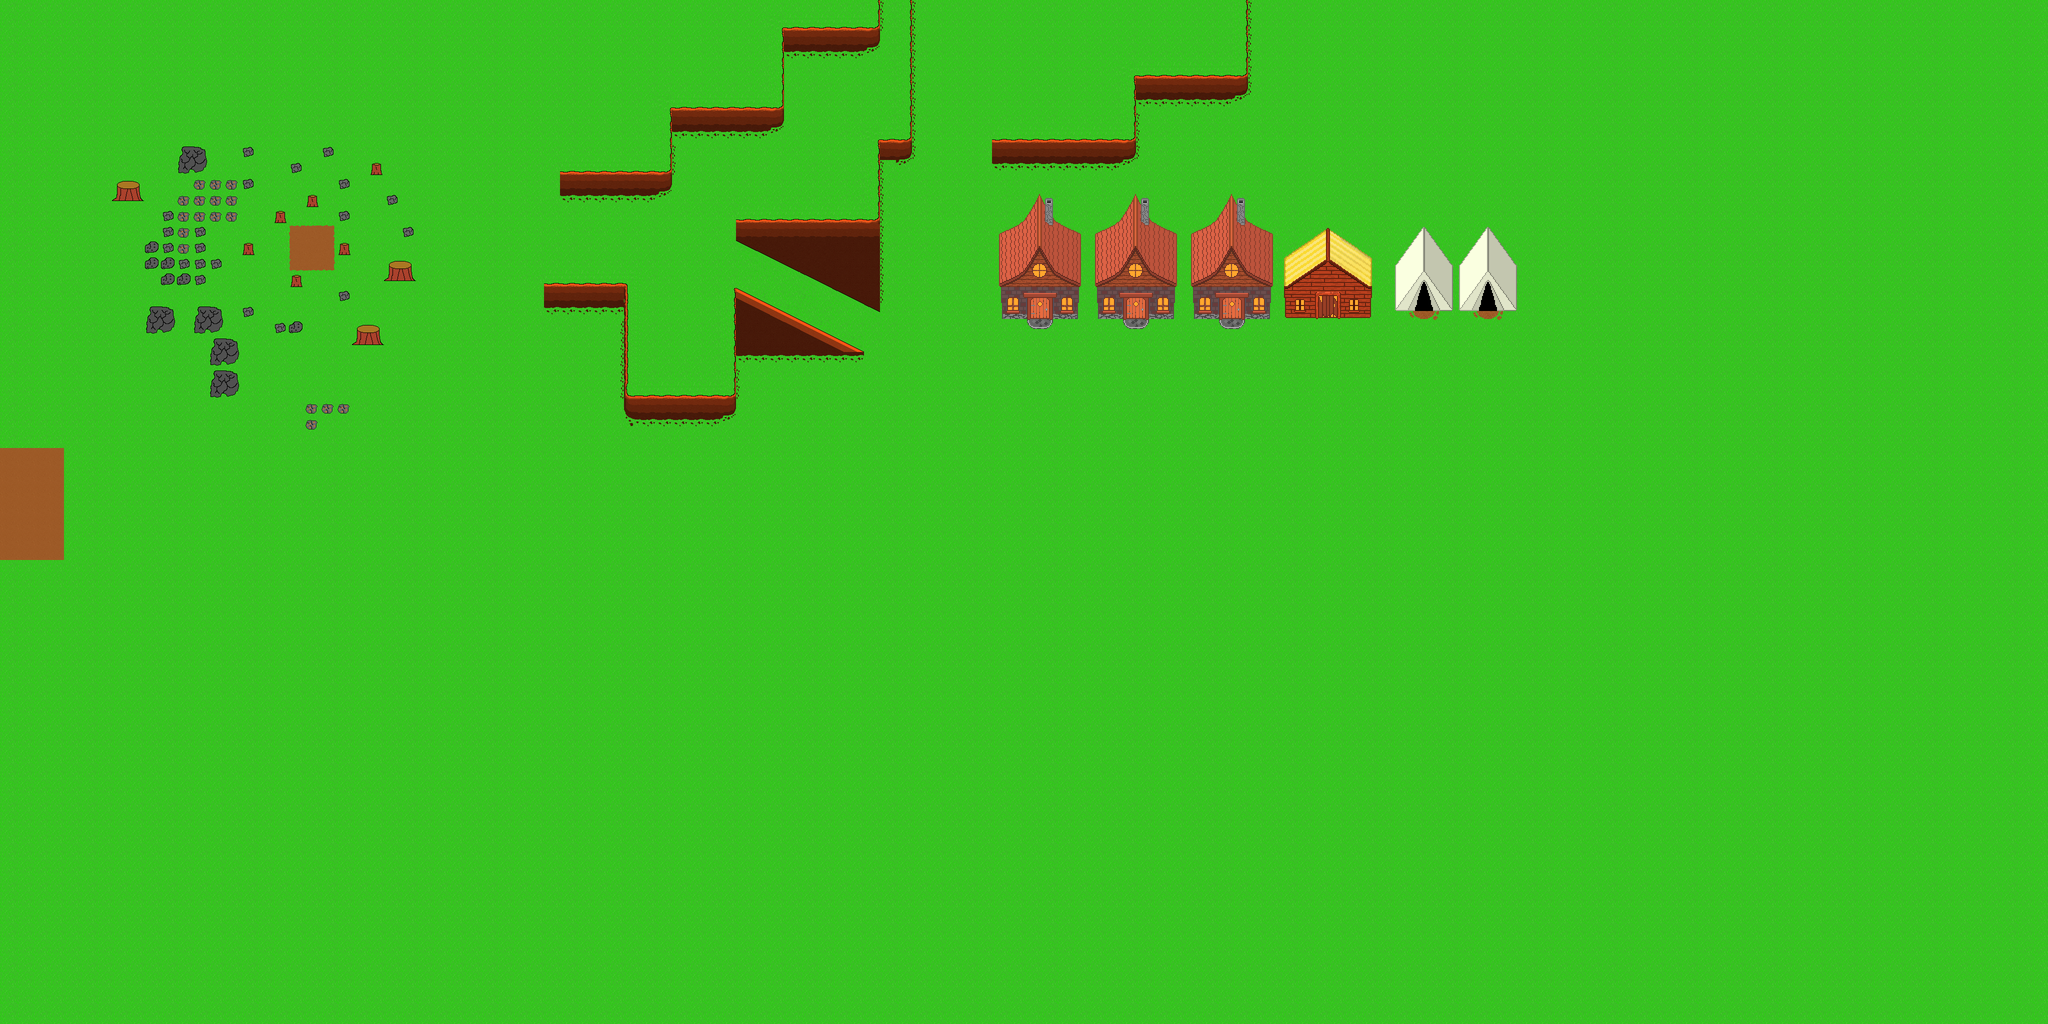

This is a level from a 2D game, rendered from its Tiled map with the project's own tilesets. A one-line summary and the map file follow, with tile-layer data summarised:
An orthogonal 128x64 tile map with 32x32 px tiles, 2 tile layers (Layer 1 / Background, Layer 2) and 3 objects (PlayerSpawn, D_EastPlains_Sp2, S_Farm_Sp1).

<map version="1.8" tiledversion="1.8.5" orientation="orthogonal" renderorder="left-down" width="128" height="64" tilewidth="32" tileheight="32" infinite="0" nextlayerid="4" nextobjectid="5">
 <tileset firstgid="1" source="OverWorld_Spring.tsx" />
 <layer id="1" name="Layer 1 / Background" width="128" height="64">
  <data>[8192 cells, 8192 non-empty, 2 distinct tile ids]</data>
 </layer>
 <layer id="2" name="Layer 2" width="128" height="64">
  <data>[8192 cells, 761 non-empty, 203 distinct tile ids]</data>
 </layer>
 <objectgroup id="3" name="PlayerInteractions">
  <object id="1" name="PlayerSpawn" x="1909" y="209">
   <point />
  </object>
  <object id="3" name="D_EastPlains_Sp2" x="13.5" y="1010.5">
   <point />
  </object>
  <object id="4" name="S_Farm_Sp1" x="13.5" y="1019">
   <point />
  </object>
 </objectgroup>
</map>
